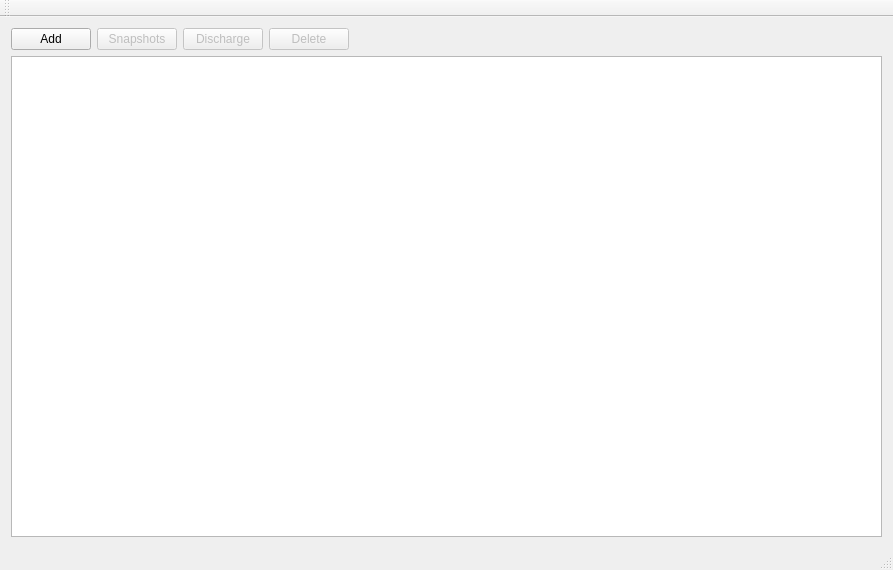
<?xml version="1.0" encoding="UTF-8"?>
<ui version="4.0">
 <class>DataBaseClass</class>
 <widget class="QMainWindow" name="DataBaseClass">
  <property name="geometry">
   <rect>
    <x>0</x>
    <y>0</y>
    <width>889</width>
    <height>570</height>
   </rect>
  </property>
  <property name="windowTitle">
   <string>Patients</string>
  </property>
  <widget class="QWidget" name="centralWidget">
   <property name="enabled">
    <bool>true</bool>
   </property>
   <layout class="QVBoxLayout" name="verticalLayout">
    <item>
     <layout class="QHBoxLayout" name="horizontalLayout">
      <item>
       <widget class="QPushButton" name="btnAdd">
        <property name="text">
         <string>Add</string>
        </property>
       </widget>
      </item>
      <item>
       <widget class="QPushButton" name="btnSnap">
        <property name="enabled">
         <bool>false</bool>
        </property>
        <property name="text">
         <string>Snapshots</string>
        </property>
       </widget>
      </item>
      <item>
       <widget class="QPushButton" name="btnDischarge">
        <property name="enabled">
         <bool>false</bool>
        </property>
        <property name="text">
         <string>Discharge</string>
        </property>
       </widget>
      </item>
      <item>
       <widget class="QPushButton" name="btnDelete">
        <property name="enabled">
         <bool>false</bool>
        </property>
        <property name="text">
         <string>Delete</string>
        </property>
       </widget>
      </item>
      <item>
       <spacer name="horizontalSpacer">
        <property name="orientation">
         <enum>Qt::Horizontal</enum>
        </property>
        <property name="sizeHint" stdset="0">
         <size>
          <width>40</width>
          <height>20</height>
         </size>
        </property>
       </spacer>
      </item>
     </layout>
    </item>
    <item>
     <widget class="QTableView" name="tableView">
      <property name="enabled">
       <bool>true</bool>
      </property>
      <property name="minimumSize">
       <size>
        <width>871</width>
        <height>468</height>
       </size>
      </property>
      <property name="maximumSize">
       <size>
        <width>16777215</width>
        <height>16777215</height>
       </size>
      </property>
      <property name="sizeAdjustPolicy">
       <enum>QAbstractScrollArea::AdjustToContents</enum>
      </property>
     </widget>
    </item>
   </layout>
  </widget>
  <widget class="QMenuBar" name="menuBar">
   <property name="geometry">
    <rect>
     <x>0</x>
     <y>0</y>
     <width>889</width>
     <height>21</height>
    </rect>
   </property>
  </widget>
  <widget class="QToolBar" name="mainToolBar">
   <attribute name="toolBarArea">
    <enum>TopToolBarArea</enum>
   </attribute>
   <attribute name="toolBarBreak">
    <bool>false</bool>
   </attribute>
  </widget>
  <widget class="QStatusBar" name="statusBar"/>
 </widget>
 <layoutdefault spacing="6" margin="11"/>
 <resources>
  <include location="DataBase.qrc"/>
 </resources>
 <connections/>
</ui>
